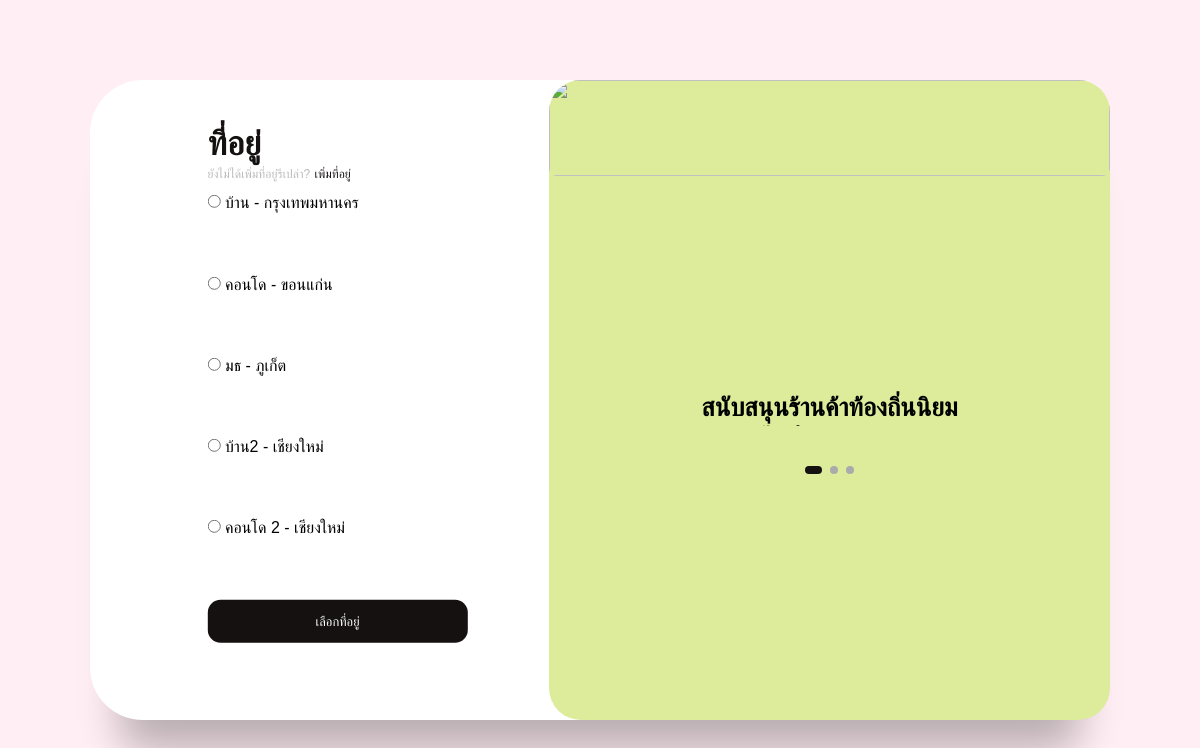
The page /address/ (signed in) on the database its author committed.
### food/models.py (models this page shows)
class Address(models.Model):
    user = models.ForeignKey(User, on_delete=models.CASCADE, related_name='addresses')
    name = models.CharField(max_length=100)
    house_number = models.CharField(max_length=100)
    sub_district = models.CharField(max_length=100)
    district = models.CharField(max_length=100)
    province = models.CharField(max_length=100)
    postal_code = models.CharField(max_length=10)
    is_default = models.BooleanField(default=False)

### food/views.py (the view)
# urls.py: path('address/', views.address_list, name='address'),
@login_required
def address_list(request):
    addresses = Address.objects.filter(user=request.user)
    if request.method == 'POST':
        selected_address_id = request.POST.get('selected_address')
        if selected_address_id:
            request.session['selected_address'] = int(selected_address_id)
        next_url = request.GET.get('next', 'home')
        return redirect(next_url)
    return render(request, 'food/address.html', {
        'addresses': addresses,
    })

### food/context_processors.py (called while the page is built)
def cart_context(request):
    if request.user.is_authenticated:
        cart_items = CartItem.objects.filter(user=request.user)
        total = sum(item.get_total_price() for item in cart_items)
        return {
            'cart_items': cart_items,
            'total_cart_price': total
        }
    return {}

def cart_count(request):
    cart = request.session.get('cart', {})
    total_quantity = sum(item['quantity'] for item in cart.values())  # รวมจำนวนสินค้าทั้งหมดในตะกร้า
    return {'cart_count': total_quantity}

### food/templates/food/address.html (shortened to what this page needs)
{% load static %}
<!DOCTYPE html>
<html>
  <head>
    <link rel="stylesheet" href="{% static 'css/style.css' %}" />
  </head>
  <body>
    <main>
      <div class="box">
        <div class="inner-box">
          <div class="forms-wrap">
            <form action="{% url 'select_address' %}?next={{ request.GET.next|default:'home' }}" method="POST" class="sign-in-form" autocomplete="off">
              <div class="heading">
                <h2>ที่อยู่</h2>
                <h6>ยังไม่ได้เพิ่มที่อยู่รึเปล่า?</h6>
                <a href="#" class="toggle">เพิ่มที่อยู่</a>
              </div>
              {% for address in addresses %}
              <div class="input-wrap">
                  <input type="radio" id="address1" name="selected_address" value="{{ address.id }}">
                  {{ address.name }} - {{ address.province }}
              </div>
              {% empty %}
              <p>คุณยังไม่มีที่อยู่</p>
              {% endfor %}
                {% if addresses %}
                <input type="submit" value="เลือกที่อยู่" class="sign-btn" />
                {% endif %}
              </div>
            <form action="{% url 'add_address' %}" method="POST" autocomplete="off" class="sign-up-form-2" id="signup-form">
              <div class="heading">
                <h2>ที่อยู่</h2>
                <h6>เพิ่มที่อยู่ไว้แล้วรึเปล่า?</h6>
                <a href="#" class="toggle">เลือกที่อยู่</a>
              </div>
              <div class="actual-form">
                <div class="input-wrap">
                  <label>ชื่อที่อยู่</label>
                </div>
                <div class="input-wrap">
                  <label>บ้านเลขที่ / หมู่บ้าน / หมู่ที่</label>
                </div>
                <div class="input-wrap">
                  <label>แขวง/ตำบล</label>
                </div>
                <div class="input-wrap">
                  <label>เขต/อำเภอ</label>
                </div>
                <div class="input-wrap">
                  <label>จังหวัด</label>
                </div>
                <div class="input-wrap">
                  <label>รหัสไปรษณีย์</label>
                </div>
              </div>
            </form>
          </div>
          <div class="carousel">
            <div class="images-wrapper">
              <img src="{% static 'images/image1.png' %}" class="image img-1 show" alt="" />
            </div>
            <div class="text-slider">
              <div class="text-wrap">
                <div class="text-group">
                  <h2>สนับสนุนร้านค้าท้องถิ่นนิยม</h2>
                </div>
              </div>
              <div class="bullets">
                <span class="active" data-value="1"></span>
                <span data-value="2"></span>
                <span data-value="3"></span>
              </div>
            </div>
          </div>
        </div>
    </main>
  </body>
</html>

### food/static/css/style.css (style rules this page uses)
img { display: block; margin-left: auto; margin-right: auto; width: 96px; height: 96px; object-fit: cover; border-radius: 8px; }
*, *::before, *::after { padding: 0; margin: 0; box-sizing: border-box; }
body, input { font-family: "Prompt", sans-serif; }
main { width: 100%; min-height: 100vh; overflow: hidden; background-color: #ffeef4; padding: 2rem; display: flex; align-items: center; justify-content: center; }
.box { position: relative; width: 100%; max-width: 1020px; height: 640px; background-color: #fff; border-radius: 3.3rem; box-shadow: 0 60px 40px -30px rgba(0, 0, 0, 0.27); }
.inner-box { position: absolute; width: calc(100% - 4.1rem); height: calc(100% - 4.1rem); top: 50%; left: 50%; transform: translate(-50%, -50%); }
.forms-wrap { position: absolute; height: 100%; width: 45%; top: 0; left: 0; display: grid; grid-template-columns: 1fr; grid-template-rows: 1fr; transition: 0.8s ease-in-out; }
form { max-width: 260px; width: 100%; margin: 0 auto; height: 100%; display: flex; flex-direction: column; justify-content: space-evenly; grid-column: 1 / 2; grid-row: 1 / 2; transition: opacity 0.02s 0.4s; }
.heading h2 { font-size: 2.1rem; font-weight: 600; color: #151111; }
.heading h6 { color: #bababa; font-weight: 400; font-size: 0.75rem; display: inline; }
.toggle { color: #151111; text-decoration: none; font-size: 0.75rem; font-weight: 500; transition: 0.3s; }
.input-wrap { position: relative; height: 37px; margin-bottom: 2rem; z-index: 1; }
label { position: absolute; left: 10px; top: 50%; transform: translateY(-50%); font-size: 0.95rem; color: #bbb; pointer-events: auto; transition: 0.4s; z-index: 2; }
input[type="radio"] { pointer-events: auto; cursor: pointer; }
.sign-btn { display: inline-block; width: 100%; height: 43px; background-color: #151111; color: #fff; border: none; cursor: pointer; border-radius: 0.8rem; font-size: 0.8rem; margin-bottom: 2rem; transition: 0.3s; }
.carousel { position: absolute; height: 100%; width: 55%; left: 45%; top: 0; background-color: #ddec9b; border-radius: 2rem; display: grid; grid-template-rows: auto 1fr; padding-bottom: 2rem; overflow: hidden; transition: 0.8s ease-in-out; }
.images-wrapper { display: grid; grid-template-columns: 1fr; grid-template-rows: 1fr; }
.image { width: 100%; grid-column: 1/2; grid-row: 1/2; opacity: 0; transition: opacity 0.3s, transform 0.5s; }
.img-1 { transform: translate(0, -50px); }
.image.show { opacity: 1; transform: none; }
.text-slider { display: flex; align-items: center; justify-content: center; flex-direction: column; }
.text-wrap { max-height: 2.2rem; overflow: hidden; margin-bottom: 2.5rem; }
.text-group { display: flex; flex-direction: column; text-align: center; transform: translateY(0); transition: 0.5s; }
.text-group h2 { line-height: 2.2rem; font-weight: 600; font-size: 1.6rem; }
.bullets { display: flex; align-items: center; justify-content: center; }
.bullets span { display: block; width: 0.5rem; height: 0.5rem; background-color: #aaa; margin: 0 0.25rem; border-radius: 50%; cursor: pointer; transition: 0.3s; }
.bullets span.active { width: 1.1rem; background-color: #151111; border-radius: 1rem; }
form.sign-up-form-2 { transform: translateX(100%); }

### rows shown on the page
Address: name "บ้าน", province "กรุงเทพมหานคร"
Address: name "คอนโด", province "ขอนแก่น"
Address: name "มธ", province "ภูเก็ต"
Address: name "บ้าน2", province "เชียงใหม่"
Address: name "คอนโด 2", province "เชียงใหม่"
